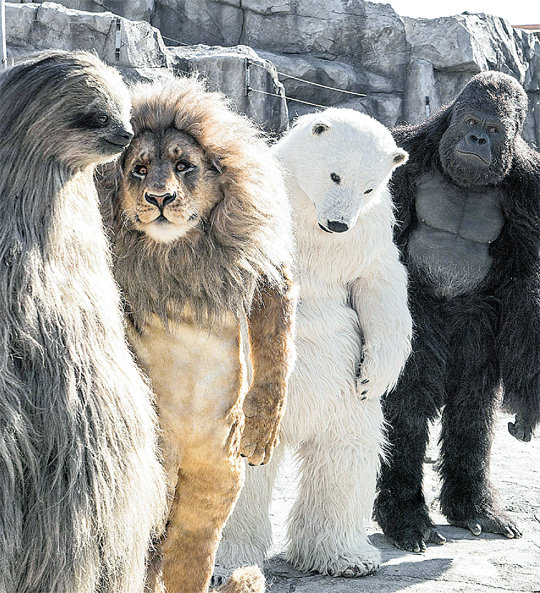
#> input picture pro1/pack1/ani.jpg, 540 x 593 px
$ python ex18opencv.py
#> lines starting #> are read from the running program, lines starting #| are printed output that depends on the picture
# Computer vision / opencv / Image
# pip install opencv-pythonc

import cv2
print(cv2.__version__)

img1 = cv2.imread('ani.jpg')
#> img1 is the input picture: shape (593, 540, 3); mean B, G, R 146.3, 150.7, 151.5
print(type(img1))       # <class 'numpy.ndarray'> 숫자를 읽음
#| <class 'numpy.ndarray'>

cv2.imshow('image test', img1)      # 읽은 것을 이미지로 보여주는 // 별도의 창을 지원
cv2.waitKey()       #  세워 두는 것 //// 무한 루프에 빠짐
cv2.destroyAllWindows()  # 닫는 것 (X버튼 눌러주면)

print('=============\n')

# 다른 이름으로 저장
cv2. imwrite('ani2.jpg', img1)
cv2. imwrite('ani3.jpg', img1, [cv2.IMWRITE_JPEG_QUALITY, 10])

img2 = cv2.resize(img1, (300, 100), interpolation=cv2.INTER_AREA)       # 크기 조정
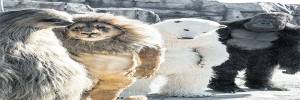
#> img2: shape (100, 300, 3); mean B, G, R 146.3, 150.7, 151.5
cv2.imwrite('ani4.jpg', img2)

# 이미지 크기 조정
# 이미지 밝기 조정
# 이미지 상하좌우 회전
# 특정 영역 자르기
# ...

'''
 C:\work\projects\pro1\pack1 디렉터리

2026-02-04  오후 03:00           143,408 ani.jpg
2026-02-04  오후 03:11           200,665 ani2.jpg
2026-02-04  오후 03:11            19,254 ani3.jpg    >>> 퀄리티는 떨어지지만 메모리를 절약할 수 있다
               3개 파일             363,327 바이트
               0개 디렉터리  362,278,236,160 바이트 남음
'''
